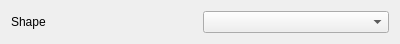
<?xml version="1.0" encoding="UTF-8"?>
<ui version="4.0">
 <class>Shape</class>
 <widget class="QWidget" name="Shape">
  <property name="geometry">
   <rect>
    <x>0</x>
    <y>0</y>
    <width>400</width>
    <height>43</height>
   </rect>
  </property>
  <property name="windowTitle">
   <string>Form</string>
  </property>
  <layout class="QHBoxLayout" name="horizontalLayout_2">
   <item>
    <layout class="QHBoxLayout" name="horizontalLayout">
     <item>
      <widget class="QLabel" name="shapeLabel">
       <property name="text">
        <string>Shape</string>
       </property>
      </widget>
     </item>
     <item>
      <widget class="QComboBox" name="shapeSelect">
       <property name="maxVisibleItems">
        <number>5</number>
       </property>
      </widget>
     </item>
    </layout>
   </item>
  </layout>
 </widget>
 <resources/>
 <connections/>
</ui>
